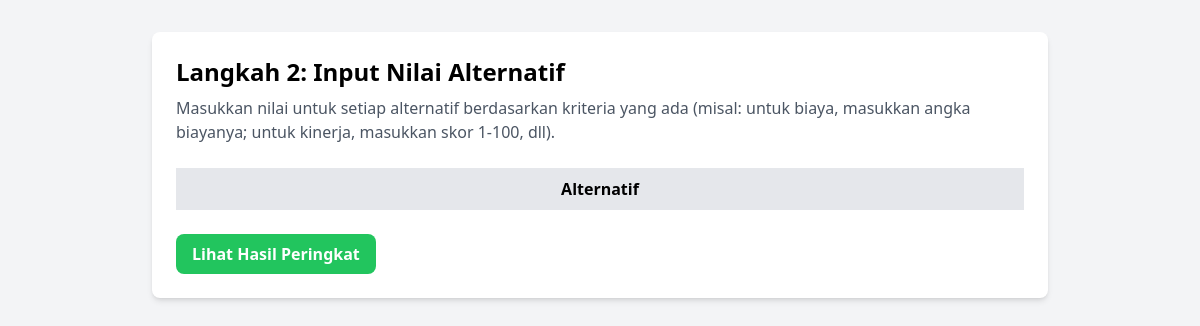
The page /topsis/input/ on the database as committed earlier.
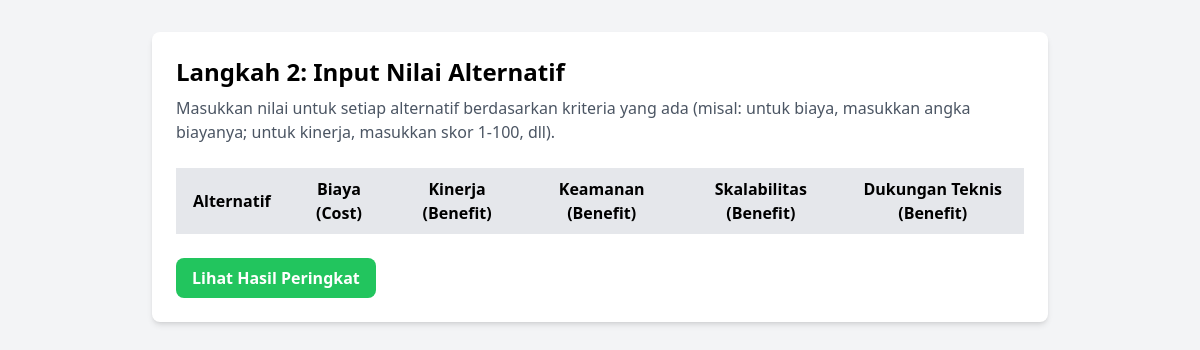
The same page on the database as committed later.
### dss/models.py (models this page shows, shortened)
class Kriteria(models.Model):
    class Atribut(models.TextChoices):
        BENEFIT = 'benefit', 'Benefit'
        COST = 'cost', 'Cost'
    nama_kriteria = models.CharField(max_length=100, help_text="Nama kriteria (e.g., Biaya, Kinerja)")
    atribut = models.CharField(max_length=10, choices=Atribut.choices, help_text="Tipe kriteria: 'benefit' atau 'cost'")
    bobot = models.FloatField(default=0.0, help_text="Bobot kriteria hasil dari perhitungan AHP")
    class Meta:
        verbose_name_plural = "Daftar Kriteria"

### dss/views.py (the view, shortened to what this page needs)
# urls.py: path('topsis/input/', views.topsis_input_view, name='topsis_input'),
def topsis_input_view(request: HttpRequest) -> HttpResponse:
    alternatif_list = Alternatif.objects.all()
    kriteria_list = Kriteria.objects.all()
    context = {
        'alternatif_list': alternatif_list,
        'kriteria_list': kriteria_list,
    }
    return render(request, 'dss/topsis_input.html', context)

### dss/templates/dss/topsis_input.html (shortened to what this page needs)
<!DOCTYPE html>
<html lang="en">
<head>
    <script src="https://cdn.tailwindcss.com"></script>
</head>
<body class="bg-gray-100 p-8">
    <div class="max-w-4xl mx-auto bg-white p-6 rounded-lg shadow-md">
        <h1 class="text-2xl font-bold mb-2">Langkah 2: Input Nilai Alternatif</h1>
        <p class="mb-6 text-gray-600">Masukkan nilai untuk setiap alternatif berdasarkan kriteria yang ada (misal: untuk biaya, masukkan angka biayanya; untuk kinerja, masukkan skor 1-100, dll).</p>
        <form method="post" id="topsis-form">
            <div class="overflow-x-auto">
                <table class="min-w-full bg-white border">
                    <thead class="bg-gray-200">
                        <tr>
                            <th class="py-2 px-4 border">Alternatif</th>
                            {% for kriteria in kriteria_list %}
                                <th class="py-2 px-4 border">{{ kriteria.nama_kriteria }} ({{kriteria.get_atribut_display}})</th>
                            {% endfor %}
                        </tr>
                    </thead>
                </table>
            </div>
            <button type="submit" id="submit-button" class="mt-6 bg-green-500 hover:bg-green-700 text-white font-bold py-2 px-4 rounded-lg transition duration-300">
                Lihat Hasil Peringkat
            </button>
        </form>
    </div>
</body>
</html>

Rows that differ between the two databases and show on the page:
added Kriteria: nama_kriteria "Biaya", atribut "Cost"
added Kriteria: nama_kriteria "Kinerja", atribut "Benefit"
added Kriteria: nama_kriteria "Keamanan", atribut "Benefit"
added Kriteria: nama_kriteria "Skalabilitas", atribut "Benefit"
added Kriteria: nama_kriteria "Dukungan Teknis", atribut "Benefit"
